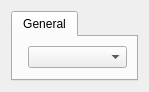
<?xml version="1.0" encoding="UTF-8"?>
<ui version="4.0">
 <class>emusettingsdialog</class>
 <widget class="QDialog" name="emusettingsdialog">
  <property name="geometry">
   <rect>
    <x>0</x>
    <y>0</y>
    <width>386</width>
    <height>366</height>
   </rect>
  </property>
  <property name="sizePolicy">
   <sizepolicy hsizetype="Fixed" vsizetype="Fixed">
    <horstretch>0</horstretch>
    <verstretch>0</verstretch>
   </sizepolicy>
  </property>
  <property name="windowTitle">
   <string>Emulator Settings - mbGB-Qt</string>
  </property>
  <layout class="QVBoxLayout" name="verticalLayout">
   <property name="sizeConstraint">
    <enum>QLayout::SetFixedSize</enum>
   </property>
   <item>
    <widget class="QTabWidget" name="tabWidget">
     <property name="currentIndex">
      <number>0</number>
     </property>
     <widget class="QWidget" name="tab">
      <attribute name="title">
       <string>General</string>
      </attribute>
      <layout class="QFormLayout" name="formlayout">
       <item row="1" column="1">
        <widget class="QComboBox" name="consoletype">
         <property name="sizePolicy">
          <sizepolicy hsizetype="MinimumExpanding" vsizetype="Fixed">
           <horstretch>0</horstretch>
           <verstretch>0</verstretch>
          </sizepolicy>
         </property>
         <property name="whatsThis">
          <string>&lt;html&gt;&lt;head/&gt;&lt;body&gt;&lt;p&gt;This option selects the type of console to emulate.&lt;/p&gt;&lt;/body&gt;&lt;/html&gt;</string>
         </property>
         <property name="sizeAdjustPolicy">
          <enum>QComboBox::AdjustToContentsOnFirstShow</enum>
         </property>
        </widget>
       </item>
      </layout>
     </widget>
    </widget>
   </item>
  </layout>
 </widget>
 <resources/>
 <connections/>
</ui>
